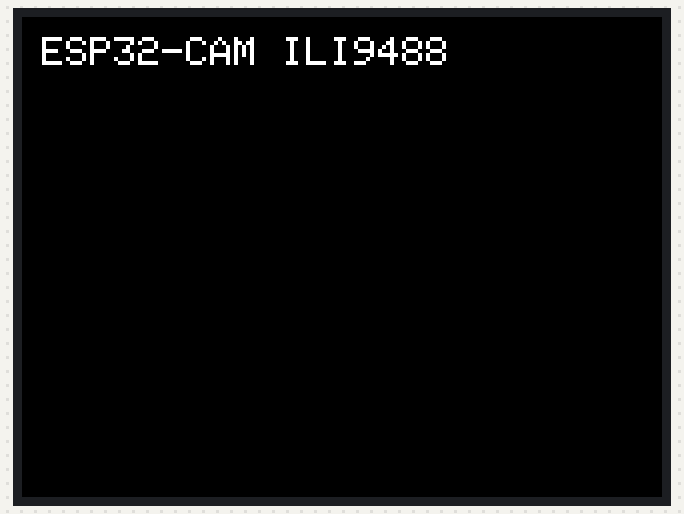
A sketch run on a simulated ESP32. Parts: 320×240 colour display. Random numbers use the default seed unless the sketch sets one.

Above: at 0.3 s.
At 3.3 s:
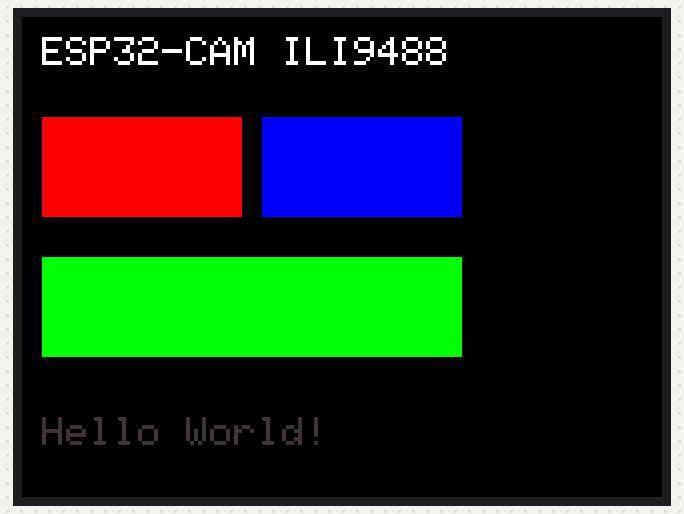
At 11.3 s:
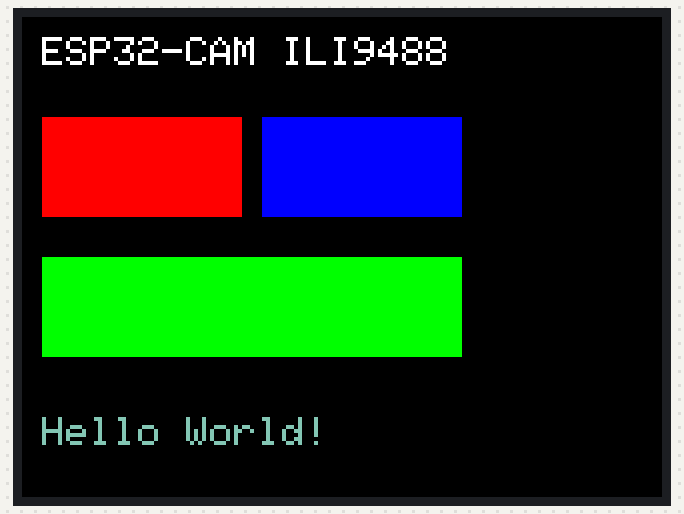
At 20.3 s:
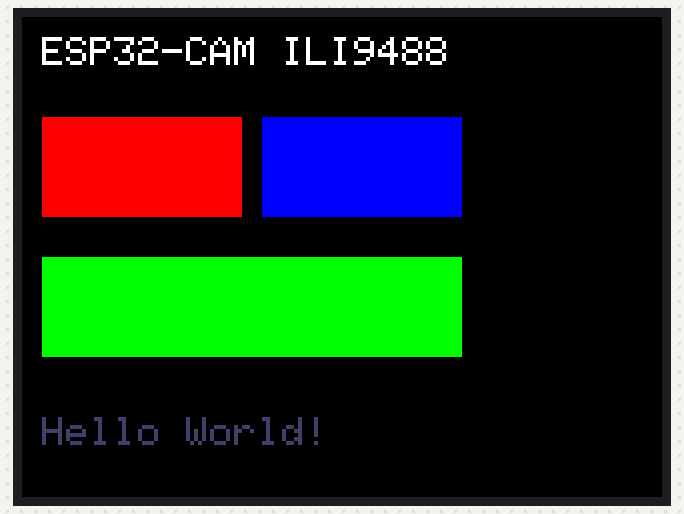
At 29.3 s:
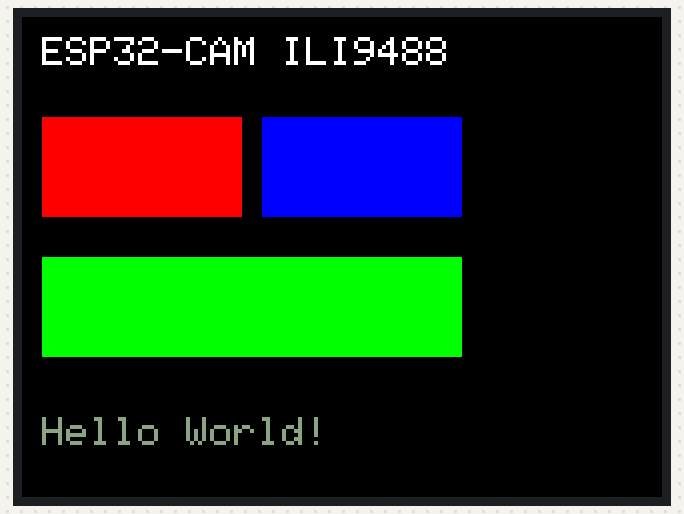
At 38.3 s:
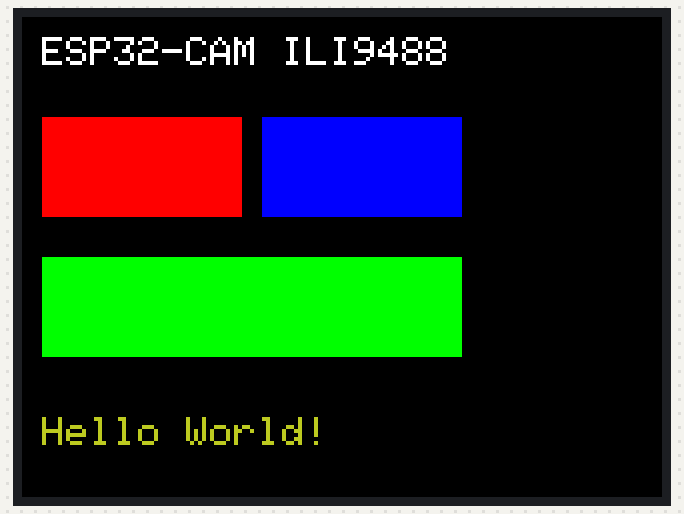

Measured:
- what the display in image 1 shows lasts 1.0 s, from 3.3 s to 4.3 s

The sketch:

ILI9341_LCD-Testing-code.ino
```cpp
#include <TFT_eSPI.h>  // Include TFT_eSPI library
#include <SPI.h>

TFT_eSPI tft = TFT_eSPI();  // Create TFT object

void setup() {
    tft.init();
    tft.setRotation(3);  // Adjust based on orientation

    tft.fillScreen(TFT_BLACK);
    tft.setTextColor(TFT_WHITE, TFT_BLACK);
    tft.setTextSize(2);

    tft.setCursor(10, 10);
    tft.println("ESP32-CAM ILI9488");
    delay(2000);

    // Draw test graphics
    tft.fillRect(10, 50, 100, 50, TFT_RED);
    delay(500);
    tft.fillRect(120, 50, 100, 50, TFT_BLUE);
    delay(500);
    tft.fillRect(10, 120, 210, 50, TFT_GREEN);
}

void loop() {
    tft.setCursor(10, 200);
    tft.setTextColor(random(0xFFFF));
    tft.println("Hello World!");
    delay(1000);
}
```
